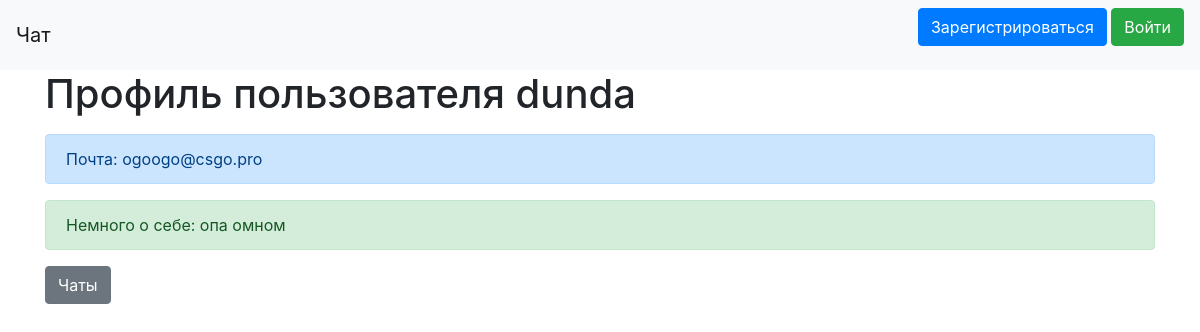
The app's page /profile/1 with its own data.
### data/users.py (models this page shows, shortened)
class User(SqlAlchemyBase, UserMixin, SerializerMixin):
    __tablename__ = 'users'
    id = sqlalchemy.Column(sqlalchemy.Integer,
                           primary_key=True, autoincrement=True)
    login = sqlalchemy.Column(sqlalchemy.String, index=True, unique=True, nullable=True)
    email = sqlalchemy.Column(sqlalchemy.String, unique=True, nullable=True)
    about = sqlalchemy.Column(sqlalchemy.String, nullable=True)
    hashed_password = sqlalchemy.Column(sqlalchemy.String, nullable=True)
    messages = orm.relation("Message", back_populates='user')

### server.py (the view)
@app.route('/profile/<int:id>', methods=['GET', 'POST'])
def profile(id):
    db_sess = db_session.create_session()
    user = db_sess.query(User).filter(User.id == id).first()
    if not user:
        return render_template("profile_error.html", title='Профиль')
    return render_template("profile.html", title='Профиль', user=user)

### data/db_session.py (called while the page is built)
def create_session() -> Session:
    global __factory
    return __factory()

### templates/profile.html (shortened to what this page needs)
{% extends "base.html" %}
{% block content %}
    <h1>Профиль пользователя {{user.login}}</h1>
    <p>
        <div class="alert alert-primary" role="alert">
            Почта: {{user.email}}
        </div>
        <div style="word-wrap: break-word;" class="alert alert-success" role="alert">
            Немного о себе: {{user.about}}
        </div>
    </p>
    <a href="/" class="btn btn-secondary">Чаты</a>
{% endblock %}

### records on screen
User: login "dunda", email "ogoogo@csgo.pro", about "опа омном"
